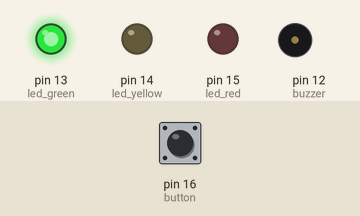
Recording of a program running on a simulated MicroPython board. On the bench: output pins drawn as LEDs (lit = HIGH), buzzer (waves = sounding, pin HIGH). The inputs (shaded band) are chosen by the test bench; at power-on: pin 16 (button) LOW. The clock reads 2024-03-15 10:24:30 at power-on unless the program sets it.

Above: at 1.2 s.
1.3 s: pin 16 (button) pulled HIGH for 0.15 s
At 3.3 s:
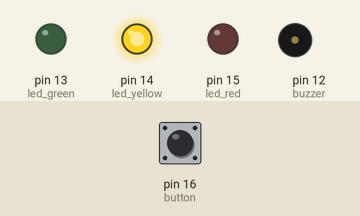
At 11.4 s:
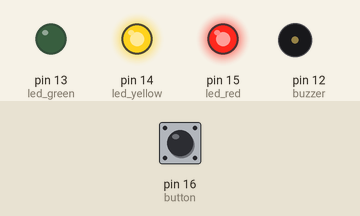
13.4 s: pin 16 (button) pulled HIGH for 1 s
At 18.4 s:
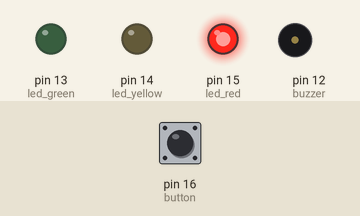
Timing chart, 0 to 23.4 s (numbered marks = the images above; inputs shaded):
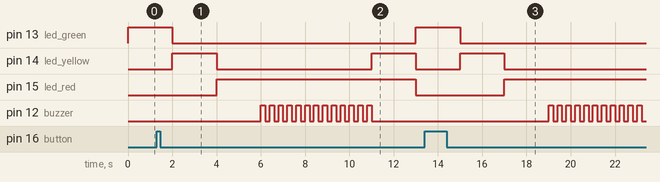

The program:

traffic_lights.py
```python
from machine import Pin
import time

led_red    = Pin(15, Pin.OUT, value=0)
led_yellow = Pin(14, Pin.OUT, value=0)
led_green  = Pin(13, Pin.OUT, value=0)
buzzer     = Pin(12, Pin.OUT, value=0)
button     = Pin(16, Pin.IN, Pin.PULL_DOWN)

GREEN_TIME = 2
YELLOW_TIME = 2
RED_TIME = 2
RED_YELLOW_TIME  = 2
STOP_EXTRA = 5
BEEP_ON  = 0.2
BEEP_OFF = 0.2

stop_request = False

def on_button(pin):
    global stop_request
    stop_request = True

button.irq(trigger=Pin.IRQ_RISING, handler=on_button)

def set_lights(red=False, yellow=False, green=False):
    led_red.value(1 if red else 0)
    led_yellow.value(1 if yellow else 0)
    led_green.value(1 if green else 0)

def beep_for(seconds):
    end_time = time.time() + seconds
    while time.time() < end_time:
        buzzer.value(1)
        time.sleep(BEEP_ON)
        buzzer.value(0)
        remaining = end_time - time.time()
        if remaining <= 0:
            break
        time.sleep(min(BEEP_OFF, remaining))

while True:
    set_lights(green=True)
    buzzer.value(0)
    time.sleep(GREEN_TIME)

    set_lights(yellow=True)
    time.sleep(YELLOW_TIME)

    set_lights(red=True)
    time.sleep(RED_TIME)

    if stop_request:
        beep_for(STOP_EXTRA)
        stop_request = False

    set_lights(red=True, yellow=True)
    time.sleep(RED_YELLOW_TIME)
```

Measured:
- after the input at 1.3 s, pin 14 (led_yellow): LOW → HIGH after 9.7 s, → LOW 2.0 s later; pin 12 (buzzer): alternates HIGH for 0.20 s and LOW for 0.20 s, 26 changes in all, then stays LOW, starting after 4.7 s
- after the input at 13.4 s, pin 13 (led_green): goes on until 15.0 s, then stays LOW; pin 14 (led_yellow): goes on until 17.0 s, then stays LOW; pin 15 (led_red): goes on until 17.0 s, then stays HIGH; pin 12 (buzzer): alternates HIGH for 0.20 s and LOW for 0.20 s, starting after 5.6 s
